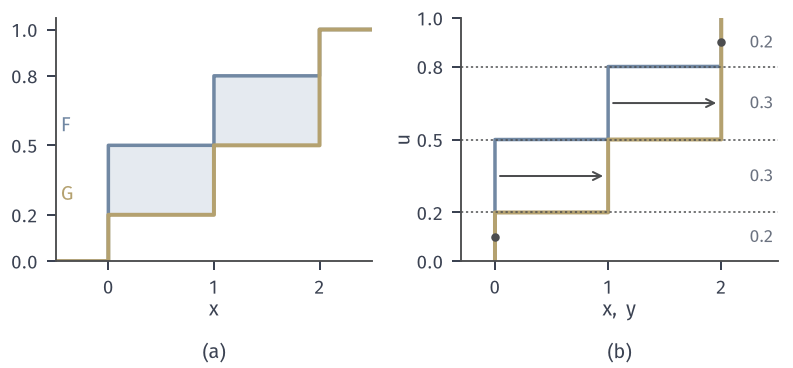

Here is the Python script that generated this plot:
from pathlib import Path
import sys
HERE = Path(__file__).resolve().parent
sys.path.insert(0, str(HERE.parent/'ot-common'))
from common import *
# Running example on the line. (a) distribution functions F (a, blue) and G (b, yellow),
# |F-G| shaded: area 0.6 = W_1. (b) quantile functions on (0,1); horizontal bands give the
# quantile coupling: (0,0) 0.2, (0,1) 0.3, (1,2) 0.3, (2,2) 0.2, equal to PI_OPT.
a, b = A_EX, B_EX
xs = np.linspace(-.5, 2.5, 3001)
F = np.array([a[X_EX <= x].sum() for x in xs]); G = np.array([b[Y_EX <= x].sum() for x in xs])
area = float(np.trapezoid(np.abs(F-G), xs))
u = np.linspace(1e-6, 1-1e-6, 20001)
qF = quantile(X_EX, a, u); qG = quantile(Y_EX, b, u)
W1 = float(np.mean(np.abs(qF-qG))); W22 = float(np.mean((qF-qG)**2))
fig, axs = figure(width_mm=112, height_mm=52, ncols=2)
panel(fig, left=.07, right=.98, top=.95, bottom=.29, wspace=.28)
ax = axs[0]
ax.fill_between(xs, F, G, color=BLUE_FILL, lw=0, step=None)
ax.plot(xs, F, color=BLUE, lw=1.4, drawstyle='steps-post')
ax.plot(xs, G, color=YELLOW, lw=1.6, drawstyle='steps-post')
ax.text(-.45, .56, '$F$', color=BLUE); ax.text(-.45, .26, '$G$', color=YELLOW)
ax.set_xlim(-.5, 2.5); ax.set_ylim(0, 1.05); ax.set_xticks([0, 1, 2]); ax.set_yticks([0, .2, .5, .8, 1])
ax.set_xlabel('$x$', labelpad=1)
ax = axs[1]
cuts = [0, .2, .5, .8, 1]
ax.plot(qF, u, color=BLUE, lw=1.4); ax.plot(qG, u, color=YELLOW, lw=1.6)
for lo in cuts[1:-1]:
    ax.axhline(lo, color=STROKE, lw=.6, ls=DOT)
for lo, hi in zip(cuts[:-1], cuts[1:]):
    m = (lo+hi)/2; xa = quantile(X_EX, a, m); yb = quantile(Y_EX, b, m)
    if xa == yb:
        dot(ax, xa, m, color=STROKE, ms=3.4)
    ax.annotate('', xy=(yb, m), xytext=(xa, m), arrowprops=dict(arrowstyle='->', color=STROKE, lw=.8, shrinkA=2, shrinkB=2))
    ax.text(2.25, m, f'{hi-lo:.1f}', fontsize=7, va='center', color=MUTED)
ax.set_xlim(-.3, 2.5); ax.set_ylim(0, 1); ax.set_xticks([0, 1, 2]); ax.set_yticks([0, .2, .5, .8, 1])
ax.set_xlabel('$x,\\ y$', labelpad=1); ax.set_ylabel('$u$', labelpad=1)
tags(fig, axs)
save(fig, HERE, 'figure', {'area_F_minus_G': area, 'W1_quantile': W1, 'W2sq_quantile': W22})
